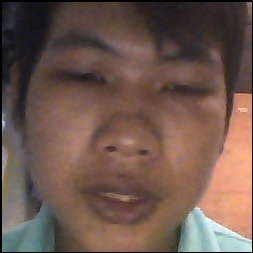
#> input picture Py_Face/Py_Face/FaceSystem/data/User.1.10.jpg, 253 x 253 px
$ python -i Face.py   (imports and definitions only)
#> lines starting #> are read from the running program, lines starting #| are printed output that depends on the picture
import cv2, sys, numpy, os

def Add_face(inp):
    haar_file = 'haarcascade_frontalface_default.xml'

    #Tạo thư mục tên Dataset
    dataset = 'Dataset'
    #inp = input('Enter your name: ')

    path = os.path.join(dataset, inp)
    if not os.path.isdir(path):
        os.mkdir(path)
    (width, height) = (128, 128)
    face_cascade = cv2.CascadeClassifier(haar_file)
    webcam = cv2.VideoCapture(0, cv2.CAP_DSHOW)

    count = 0
    while (True):
        (_, img) = webcam.read()
        gray = cv2.cvtColor(img, cv2.COLOR_BGR2RGB)
        faces = face_cascade.detectMultiScale(gray, 1.3, 4)
        for (x, y, w, h) in faces:
            cv2.rectangle(img, (x, y), (x + w, y + h), (50, 50, 255), 2)
            face = gray[y:y + h, x:x + w]
            face_resize = cv2.resize(face, (width, height))
            cv2.imwrite('%s/%s.png' % (path, count), face_resize)
        count += 1

        cv2.imshow('Add Face', img)
        key = cv2.waitKey(5000)
        if key & 0xFF == ord('s'):
            break
        elif count == 20:
            break

    webcam.release()
    cv2.destroyAllWindows()

# [52 lines left out: function Reco_face, not called in this run]

# [11 lines not run here, left out]

>>> import cv2
>>> picture = cv2.imread('../../../Py_Face/Py_Face/FaceSystem/data/User.1.10.jpg', cv2.IMREAD_GRAYSCALE)
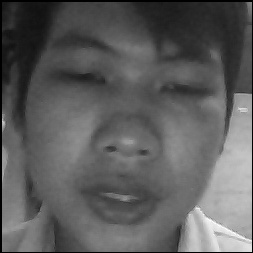
#> picture: shape (253, 253); min 0, max 255, mean 92.8
#> (the run stopped early here; a loop or call above may not have finished)

$ run again, on Py_Face/Py_Face/FaceSystem/data/User.1.11.jpg
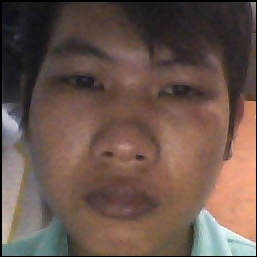
#> input picture Py_Face/Py_Face/FaceSystem/data/User.1.11.jpg, 257 x 257 px
#> `picture = cv2.imread('../../../Py_Face/Py_Face/FaceSystem/data/User.1...`:
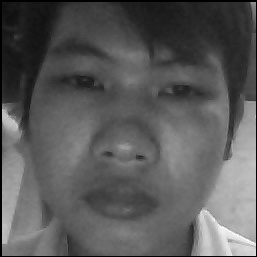
#> picture: shape (257, 257); min 0, max 255, mean 90

$ run again, on Py_Face/Py_Face/FaceSystem/data/User.1.13.jpg
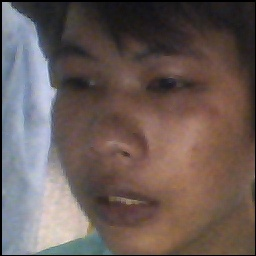
#> input picture Py_Face/Py_Face/FaceSystem/data/User.1.13.jpg, 256 x 256 px
#> `picture = cv2.imread('../../../Py_Face/Py_Face/FaceSystem/data/User.1...`:
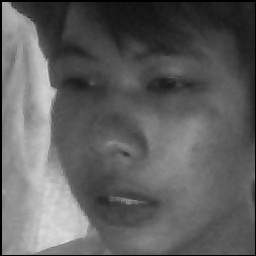
#> picture: shape (256, 256); min 0, max 232, mean 95.2
